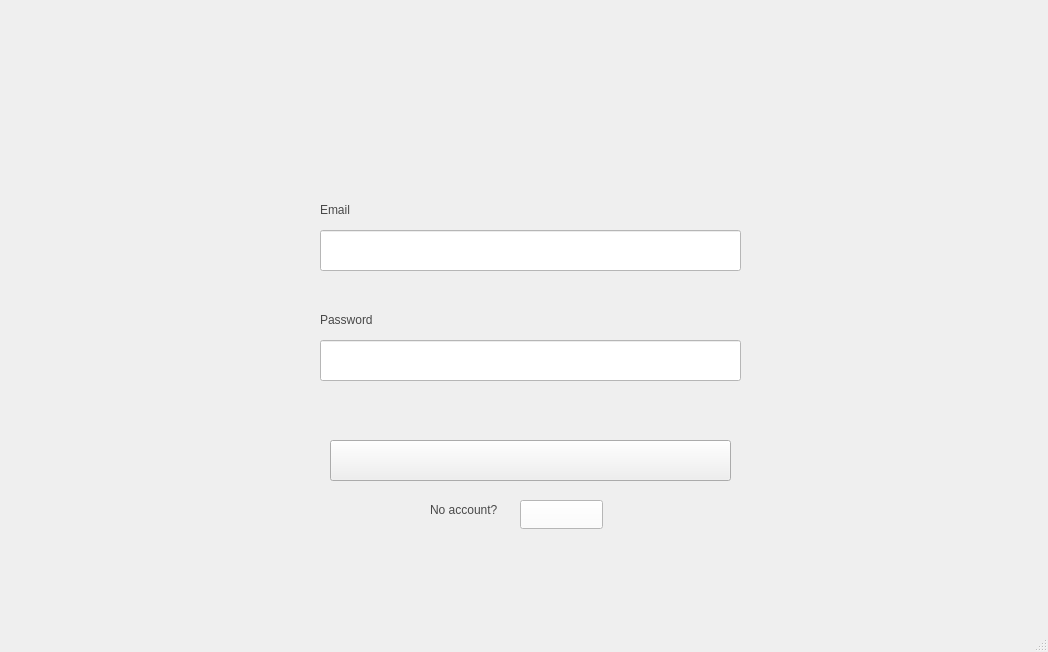
<?xml version="1.0" encoding="UTF-8"?>
<ui version="4.0">
 <class>MainWindow</class>
 <widget class="QMainWindow" name="MainWindow">
  <property name="geometry">
   <rect>
    <x>0</x>
    <y>0</y>
    <width>1048</width>
    <height>652</height>
   </rect>
  </property>
  <property name="windowTitle">
   <string>MainWindow</string>
  </property>
  <property name="autoFillBackground">
   <bool>false</bool>
  </property>
  <property name="styleSheet">
   <string notr="true">alternate-background-color: rgb(85, 0, 127);</string>
  </property>
  <widget class="QWidget" name="centralwidget">
   <widget class="QLabel" name="label_4">
    <property name="geometry">
     <rect>
      <x>480</x>
      <y>100</y>
      <width>131</width>
      <height>61</height>
     </rect>
    </property>
    <property name="text">
     <string/>
    </property>
    <property name="pixmap">
     <pixmap>../../../Downloads/LOGIN.png</pixmap>
    </property>
   </widget>
   <widget class="QLabel" name="label_6">
    <property name="geometry">
     <rect>
      <x>280</x>
      <y>-50</y>
      <width>631</width>
      <height>711</height>
     </rect>
    </property>
    <property name="styleSheet">
     <string notr="true">alternate-background-color: rgb(85, 0, 127);</string>
    </property>
    <property name="text">
     <string/>
    </property>
    <property name="pixmap">
     <pixmap>../../../Downloads/Card.png</pixmap>
    </property>
   </widget>
   <widget class="QLabel" name="label_7">
    <property name="geometry">
     <rect>
      <x>340</x>
      <y>0</y>
      <width>381</width>
      <height>121</height>
     </rect>
    </property>
    <property name="text">
     <string/>
    </property>
    <property name="pixmap">
     <pixmap>../../../Downloads/Tv_tally_mtarfeskhirhh.png</pixmap>
    </property>
   </widget>
   <widget class="QLabel" name="label_8">
    <property name="geometry">
     <rect>
      <x>360</x>
      <y>110</y>
      <width>411</width>
      <height>111</height>
     </rect>
    </property>
    <property name="text">
     <string/>
    </property>
    <property name="pixmap">
     <pixmap>../../../Downloads/Enter your credentials to access your account.png</pixmap>
    </property>
   </widget>
   <widget class="QPushButton" name="pushButton">
    <property name="geometry">
     <rect>
      <x>330</x>
      <y>440</y>
      <width>401</width>
      <height>41</height>
     </rect>
    </property>
    <property name="text">
     <string/>
    </property>
    <property name="icon">
     <iconset>
      <normaloff>../../../Downloads/Btn.png</normaloff>../../../Downloads/Btn.png</iconset>
    </property>
    <property name="iconSize">
     <size>
      <width>415</width>
      <height>44</height>
     </size>
    </property>
   </widget>
   <widget class="QLabel" name="label_3">
    <property name="geometry">
     <rect>
      <x>-20</x>
      <y>-30</y>
      <width>1101</width>
      <height>731</height>
     </rect>
    </property>
    <property name="text">
     <string/>
    </property>
    <property name="pixmap">
     <pixmap>../../../Downloads/hh$.png</pixmap>
    </property>
   </widget>
   <widget class="QLineEdit" name="lineEdit">
    <property name="geometry">
     <rect>
      <x>320</x>
      <y>230</y>
      <width>421</width>
      <height>41</height>
     </rect>
    </property>
    <property name="styleSheet">
     <string notr="true">background-color: rgb(255, 255, 255);
</string>
    </property>
   </widget>
   <widget class="QLineEdit" name="lineEdit_3">
    <property name="geometry">
     <rect>
      <x>320</x>
      <y>340</y>
      <width>421</width>
      <height>41</height>
     </rect>
    </property>
    <property name="styleSheet">
     <string notr="true">background-color: rgb(255, 255, 255);
</string>
    </property>
   </widget>
   <widget class="QLabel" name="label_9">
    <property name="geometry">
     <rect>
      <x>320</x>
      <y>200</y>
      <width>63</width>
      <height>20</height>
     </rect>
    </property>
    <property name="styleSheet">
     <string notr="true">color: rgb(72, 72, 72);</string>
    </property>
    <property name="text">
     <string>Email</string>
    </property>
   </widget>
   <widget class="QLabel" name="label_11">
    <property name="geometry">
     <rect>
      <x>320</x>
      <y>310</y>
      <width>63</width>
      <height>20</height>
     </rect>
    </property>
    <property name="styleSheet">
     <string notr="true">color: rgb(72, 72, 72);</string>
    </property>
    <property name="text">
     <string>Password</string>
    </property>
   </widget>
   <widget class="QLabel" name="label_12">
    <property name="geometry">
     <rect>
      <x>430</x>
      <y>500</y>
      <width>91</width>
      <height>20</height>
     </rect>
    </property>
    <property name="styleSheet">
     <string notr="true">color: rgb(72, 72, 72);</string>
    </property>
    <property name="text">
     <string>No account?</string>
    </property>
   </widget>
   <widget class="QPushButton" name="pushButton_2">
    <property name="geometry">
     <rect>
      <x>520</x>
      <y>500</y>
      <width>83</width>
      <height>29</height>
     </rect>
    </property>
    <property name="styleSheet">
     <string notr="true">background-color: rgb(255, 255, 255);
border-color: rgb(250, 250, 250);</string>
    </property>
    <property name="text">
     <string/>
    </property>
    <property name="icon">
     <iconset>
      <normaloff>../../../Downloads/Sign inh.png</normaloff>../../../Downloads/Sign inh.png</iconset>
    </property>
    <property name="iconSize">
     <size>
      <width>50</width>
      <height>14</height>
     </size>
    </property>
   </widget>
   <zorder>label_3</zorder>
   <zorder>label_6</zorder>
   <zorder>label_4</zorder>
   <zorder>label_7</zorder>
   <zorder>label_8</zorder>
   <zorder>pushButton</zorder>
   <zorder>lineEdit</zorder>
   <zorder>lineEdit_3</zorder>
   <zorder>label_9</zorder>
   <zorder>label_11</zorder>
   <zorder>label_12</zorder>
   <zorder>pushButton_2</zorder>
  </widget>
  <widget class="QStatusBar" name="statusbar"/>
 </widget>
 <resources/>
 <connections/>
</ui>
